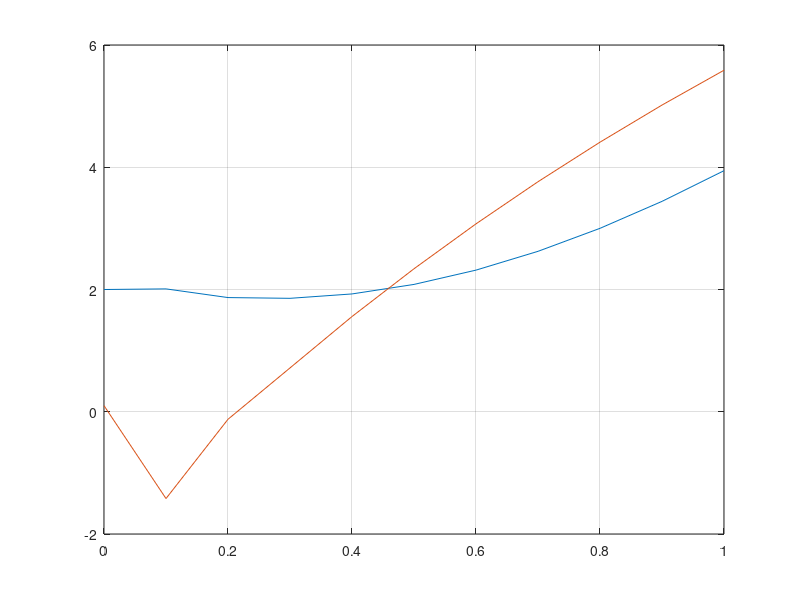

This chart was generated by the following MATLAB code:
function edo_reducciondesist
 %Reduccion de sist: ec diferenciales
 %Me dan una ec diferencial de orden distinto de 1
 % Uso: RungeKutta:Euler modificado(w=1) o mejorado (w=1/2) y/o Euler
 clear;
 clc;
 h=0.1;   %paso
 w=0;
 y1(:,1)=[2; 0.1] %condiciones de valores iniciales  
 ysolu(:,1)=y1   %hago esto para poner en la primer componente del vector solucion los valores iniciales
 x=0:h:1 %vector x
 k2=0;
 coef=[0 1; -7 -12]
 
 for i=1:length(x)-1
    b=[0; 100*x(i)]
    f=(coef*y1)+b  %dy/dx
    k1=h*f
    if w~=0
    xG=x(i)+(h/(2*w))
    yG=y1+(k1/(2*w))
    bG=[0; 100*xG]
    fG=(coef*yG)+bG
    k2=h*fG
    endif
    y=y1+((1-w)*k1)+(w*k2)
    y1=y
    xsolu(i)=x(i) 
    ysolu(:,i+1)=y      
    
endfor
   length(x)
   size(ysolu);
   plot(x,ysolu(1,:));
   hold on;
   grid on;
   plot(x,ysolu(2,:));
   
endfunction
